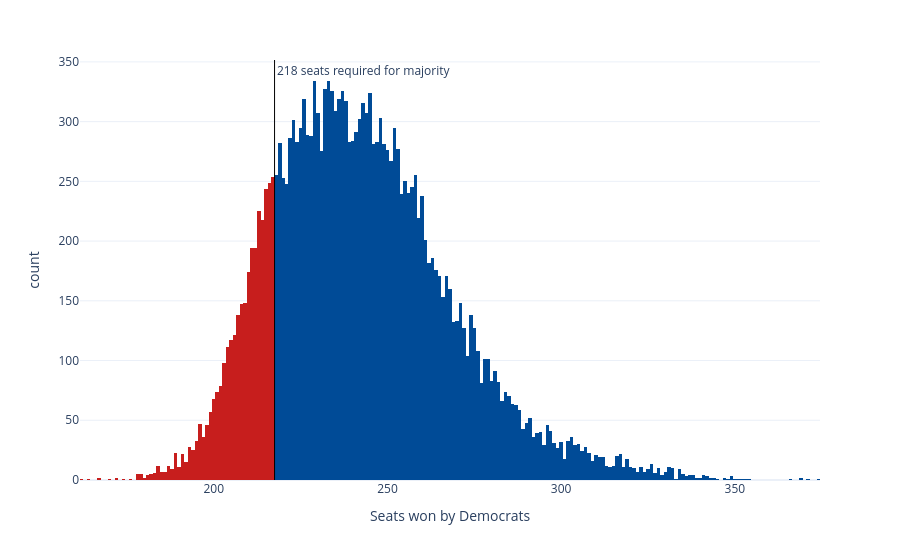

The notebook cell this image was saved under:
### Code cell
sims_hist = px.histogram(seat_sims, x='seats', nbins=np.unique(seat_sims['seats']).shape[0]*2, color='winner',
                         color_discrete_map={'Democrats': '#004b97', 'Republicans': '#c71e1d'},
                         labels={'seats':'Seats won by Democrats', 'winner': 'Winner'}, template='plotly_white')
sims_hist.update_traces(showlegend=False)
sims_hist.add_vline(x=217.5, line_width=1, line_color='black', annotation_text='218 seats required for majority', 
                    annotation_position='top right')
sims_hist

### Figure 1 — Plotly figure (JSON) as saved in the notebook; plotly's stock layout.template omitted (floating-point values rounded to 4 significant figures; data arrays with more than 128 entries replaced by an {"elided": "..."} marker saying what was removed)
{"data": [{"bingroup": "x", "hovertemplate": "Winner=Democrats<br>Seats won by Democrats=%{x}<br>count=%{y}<extra></extra>", "legendgroup": "Democrats", "marker": {"color": "#004b97", "pattern": {"shape": ""}}, "name": "Democrats", "nbinsx": 374, "orientation": "v", "showlegend": false, "type": "histogram", "x": {"elided": "16721 int values"}, "xaxis": "x", "yaxis": "y"}, {"bingroup": "x", "hovertemplate": "Winner=Republicans<br>Seats won by Democrats=%{x}<br>count=%{y}<extra></extra>", "legendgroup": "Republicans", "marker": {"color": "#c71e1d", "pattern": {"shape": ""}}, "name": "Republicans", "nbinsx": 374, "orientation": "v", "showlegend": false, "type": "histogram", "x": {"elided": "3279 int values"}, "xaxis": "x", "yaxis": "y"}], "layout": {"annotations": [{"showarrow": false, "text": "218 seats required for majority", "x": 217.5, "xanchor": "left", "xref": "x", "y": 1, "yanchor": "top", "yref": "y domain"}], "barmode": "relative", "legend": {"title": {"text": "Winner"}, "tracegroupgap": 0}, "margin": {"t": 60}, "shapes": [{"line": {"color": "black", "width": 1}, "type": "line", "x0": 217.5, "x1": 217.5, "xref": "x", "y0": 0, "y1": 1, "yref": "y domain"}], "xaxis": {"anchor": "y", "domain": [0, 1], "title": {"text": "Seats won by Democrats"}}, "yaxis": {"anchor": "x", "domain": [0, 1], "title": {"text": "count"}}}}
